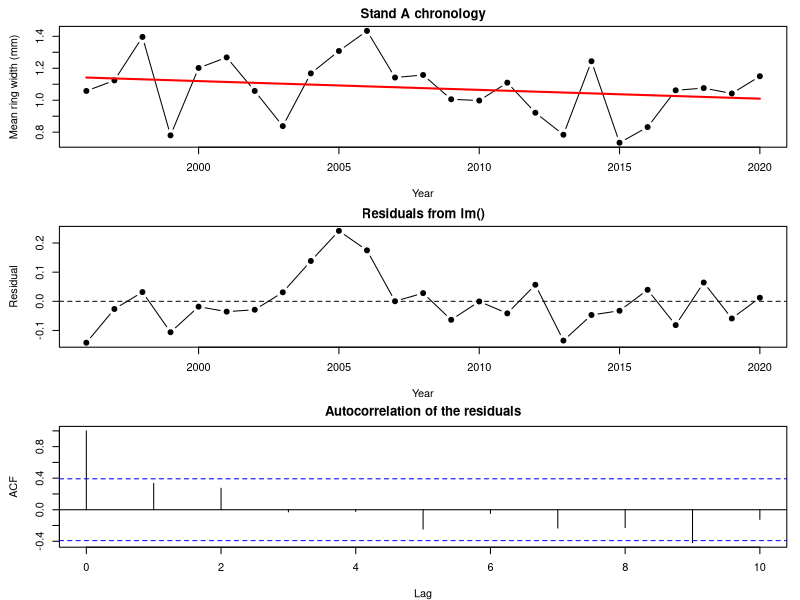
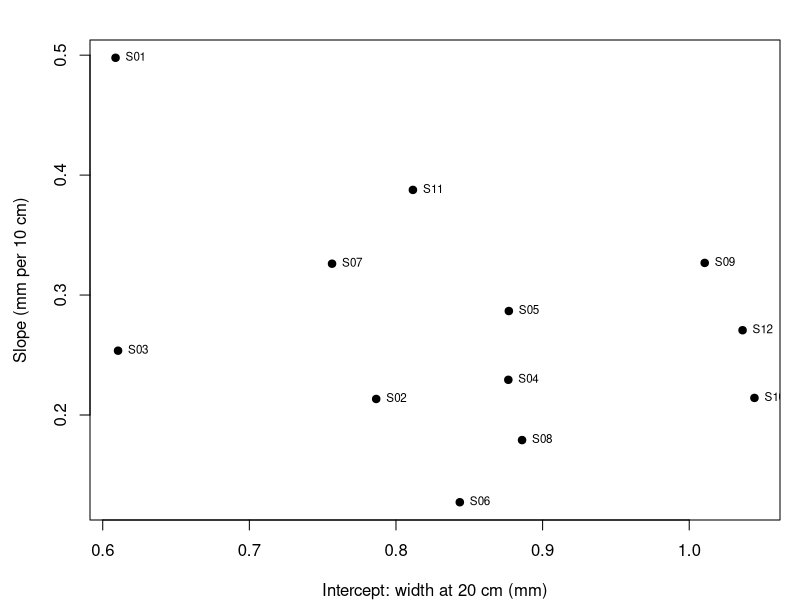
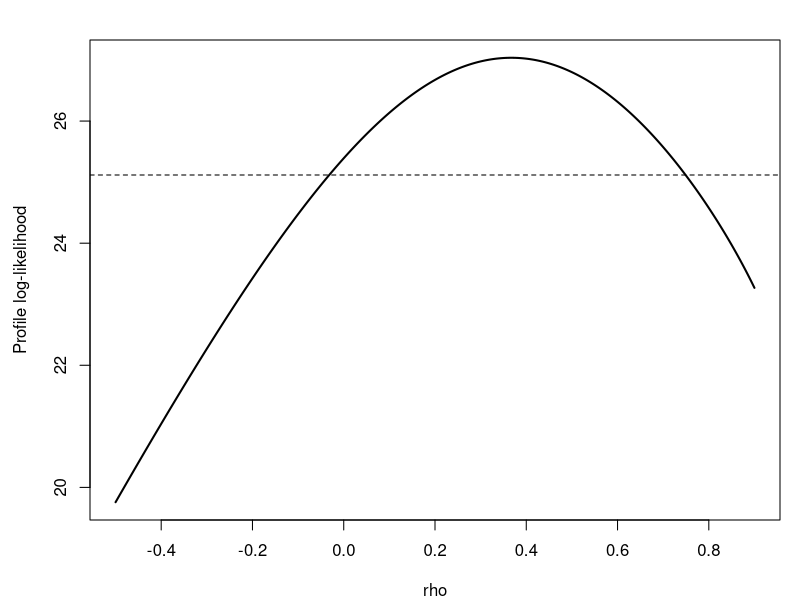

Write the R code that produced these figures, in order.
#  NRES 746, Week 12: autocorrelation and mixed models in R =====
#  Sections match the Week 12 web page. Needs mvtnorm, lme4, nlme, glmmTMB.
#  Package syntax: lecture_notes/NOTES_Reference_MixedModelSyntax.pdf (nlme, lme4, glmmTMB side by side).

# AUTOCORRELATION AND MIXED MODELS IN R ===================================================

rm(list = ls())
library(mvtnorm)

# Pinyon ring-width data ----------------------------------------------------------------

# pinyon ring widths (mm): 4 stands x 5 trees x 25 years; simulated
set.seed(21)
years <- 1996:2020
n_yr <- length(years)
precip <- round(rgamma(n_yr, shape = 9, scale = 22 / 9), 1)   # winter precipitation (cm)
stand_eff <- rnorm(4, 0, 0.12)
ar_dev <- matrix(0, 4, n_yr)            # shared year-to-year deviations within each stand
for (j in 1:4) {
  ar_dev[j, 1] <- rnorm(1, 0, 0.08 / sqrt(1 - 0.6^2))
  for (t in 2:n_yr) ar_dev[j, t] <- 0.6 * ar_dev[j, t - 1] + rnorm(1, 0, 0.08)
}
rings <- expand.grid(year = years, tree = 1:5, stand = LETTERS[1:4])
rings$tree_id <- paste0(rings$stand, rings$tree)
tree_eff <- setNames(rnorm(20, 0, 0.1), unique(rings$tree_id))
j <- match(rings$stand, LETTERS)
t <- match(rings$year, years)
rings$precip <- precip[t]
rings$width <- round(0.35 + stand_eff[j] + tree_eff[rings$tree_id] + 0.025 * rings$precip +
                       ar_dev[cbind(j, t)] + rnorm(nrow(rings), 0, 0.1), 2)

# stand chronologies (mean of 5 trees per stand-year) and tree means (mean over 25 years)
chron <- aggregate(width ~ stand + year + precip, data = rings, FUN = mean)
chron <- chron[order(chron$stand, chron$year), ]
chron$stand <- factor(chron$stand)
tree_means <- aggregate(width ~ stand + tree_id, data = rings, FUN = mean)

# 1. Autocorrelation: AR(1) ---------------------------------------------------------------

chron_a <- chron[chron$stand == "A", ]
chron_a$year_c <- chron_a$year - 2008          # centered year: 0 = 2008
fit_lm_a <- lm(width ~ precip + year_c, data = chron_a)
summary(fit_lm_a)$coefficients
par(mfrow = c(3, 1), mar = c(4, 4.5, 2, 1))
plot(chron_a$year, chron_a$width, type = "b", pch = 19, xlab = "Year",
     ylab = "Mean ring width (mm)", main = "Stand A chronology")
trend <- predict(fit_lm_a, newdata = data.frame(precip = mean(chron_a$precip),
                                                year_c = chron_a$year_c))
lines(chron_a$year, trend, lwd = 2, col = "red")   # year trend at mean precipitation
plot(chron_a$year, resid(fit_lm_a), type = "b", pch = 19, xlab = "Year",
     ylab = "Residual", main = "Residuals from lm()")
abline(h = 0, lty = 2)
acf(resid(fit_lm_a), lag.max = 10, main = "")
title("Autocorrelation of the residuals", line = 0.8)
par(mfrow = c(1, 1))

# lag-1 residual correlation in each stand (stand A's is inside the bounds, +/-0.39)
lag1 <- function(dat) {
  dat$year_c <- dat$year - 2008
  acf(resid(lm(width ~ precip + year_c, data = dat)), plot = FALSE)$acf[2]
}
round(sapply(split(chron, chron$stand), lag1), 2)

# AR(1) covariance: V_st = sigma^2 / (1 - rho^2) * rho^|s - t|
lags <- abs(outer(1:25, 1:25, "-"))
V_ar1 <- function(rho, sigma) sigma^2 / (1 - rho^2) * rho^lags
round(V_ar1(0.6, 0.08)[1:5, 1:5], 4)

# mean: a + b * precip + c * year_c; AR(1) errors with rho = tanh(par[4]), sigma = exp(par[5])
nll_ar1 <- function(par) {
  mu <- par[1] + par[2] * chron_a$precip + par[3] * chron_a$year_c
  V <- V_ar1(tanh(par[4]), exp(par[5]))
  -dmvnorm(chron_a$width, mu, V, log = TRUE)
}
fit_ar1 <- optim(c(coef(fit_lm_a), 0, log(0.1)), nll_ar1, method = "BFGS", hessian = TRUE)
c(a = fit_ar1$par[1], b = fit_ar1$par[2], c = fit_ar1$par[3],
  rho = tanh(fit_ar1$par[4]), sigma = exp(fit_ar1$par[5]))

library(nlme)
fit_gls <- gls(width ~ precip + year_c, data = chron_a,
               correlation = corAR1(form = ~ year), method = "ML")
coef(fit_gls)
coef(fit_gls$modelStruct$corStruct, unconstrained = FALSE)   # rho (nlme calls it Phi)

# trend: estimate, SE, p under independence vs. AR(1) (Hessian SE)
se_ar1 <- sqrt(diag(solve(fit_ar1$hessian)))
summary(fit_lm_a)$coefficients["year_c", ]
c(estimate = fit_ar1$par[3], se = se_ar1[3], p = 2 * pnorm(-abs(fit_ar1$par[3] / se_ar1[3])))

#  [PAUSE] With rho near 0.9, what does one AR(1) series look like? How would you tell it from a slow trend?

# AR errors or a lagged response?
# AR(1) errors rewritten: y_t = a(1 - rho) + rho y_{t-1} + b x_t - rho b x_{t-1} + e_t
chron_a$width_lag <- c(NA, head(chron_a$width, -1))      # last year's width
chron_a$precip_lag <- c(NA, head(chron_a$precip, -1))    # last year's precipitation
fit_lag <- lm(width ~ width_lag + precip + year_c, data = chron_a)
fit_lag_x <- lm(width ~ width_lag + precip + precip_lag + year_c, data = chron_a)
round(coef(fit_lag), 4)          # gamma near 0
round(coef(fit_lag_x), 4)        # gamma near rho; precip_lag near -gamma * beta

# 2. Why these models are harder to fit ---------------------------------------------------

# random intercept for the 20 tree means: V = sigma_b^2 Z Z^T + sigma^2 I
y_tree <- tree_means$width
Z <- model.matrix(~ 0 + stand, data = tree_means)
V_ri <- function(sigma_b, sigma) sigma_b^2 * Z %*% t(Z) + sigma^2 * diag(20)
nll_ri <- function(par) -dmvnorm(y_tree, rep(par[1], 20), V_ri(exp(par[2]), exp(par[3])), log = TRUE)
fit_ri <- optim(c(mean(y_tree), log(0.1), log(0.1)), nll_ri, method = "BFGS")
c(mu = fit_ri$par[1], sigma_b = exp(fit_ri$par[2]), sigma = exp(fit_ri$par[3]))

# milliseconds per NLL evaluation, averaged over 'reps' evaluations
time_nll <- function(n, reps = 10) {
  y <- rnorm(n)
  V <- 0.5^abs(outer(1:n, 1:n, "-"))
  ms <- function(expr) 1000 * system.time(for (i in 1:reps) expr)[["elapsed"]] / reps
  c(n = n, independent = ms(sum(dnorm(y, 0, 1, log = TRUE))),
    mvn = ms(dmvnorm(y, rep(0, n), V, log = TRUE)))
}
set.seed(1)
timings <- t(sapply(c(250, 500, 1000, 2000), time_nll))
timings

# 3. Random slopes ------------------------------------------------------------------------

# drought sensitivity: 12 stands, records of 5-30 years; simulated
# truth: mean intercept 0.9, mean slope 0.25, tau = (0.15, 0.10), rho = -0.6, sigma = 0.12
set.seed(12)
n_years <- rep(c(30, 24, 18, 12, 8, 5), each = 2)        # record length per stand
tau_true <- c(0.15, 0.10)                                 # among-stand SDs: intercept, slope
rho_true <- -0.6
G_true <- diag(tau_true) %*% matrix(c(1, rho_true, rho_true, 1), 2) %*% diag(tau_true)
ab_true <- rmvnorm(12, c(0.9, 0.25), G_true)              # each stand's intercept and slope
stand_names <- sprintf("S%02d", 1:12)
drought <- data.frame(stand = factor(rep(stand_names, n_years)),
                      year = unlist(lapply(n_years, function(n) seq(2021 - n, 2020))))
j <- as.integer(drought$stand)
drought$precip <- round(rgamma(nrow(drought), shape = 9, scale = 22 / 9), 1)
drought$precip10 <- (drought$precip - 20) / 10           # 10-cm units, 0 = 20 cm
drought$width <- round(ab_true[j, 1] + ab_true[j, 2] * drought$precip10 +
                         rnorm(nrow(drought), 0, 0.12), 2)
head(drought)

# no pooling: one least-squares line per stand
nopool <- t(sapply(split(drought, drought$stand), function(s) coef(lm(width ~ precip10, data = s))))
plot(nopool, pch = 19, xlab = "Intercept: width at 20 cm (mm)", ylab = "Slope (mm per 10 cm)")
text(nopool, labels = stand_names, pos = 4, cex = 0.7)

# 4. Mixed models in R --------------------------------------------------------------------

library(lme4)
fit_ri_lmer <- lmer(width ~ precip10 + (1 | stand), data = drought, REML = FALSE)
fit_rs_lmer <- lmer(width ~ precip10 + (precip10 | stand), data = drought, REML = FALSE)
fixef(fit_rs_lmer)
VarCorr(fit_rs_lmer)
AIC(fit_ri_lmer, fit_rs_lmer)
vc_rs <- as.data.frame(VarCorr(fit_rs_lmer))$sdcor        # tau_a, tau_b, rho, sigma

fit_rs_lme <- lme(width ~ precip10, random = ~ precip10 | stand, data = drought, method = "ML")

library(glmmTMB)
fit_rs_tmb <- glmmTMB(width ~ precip10 + (precip10 | stand), data = drought)   # ML by default

# by hand: one MVN block per stand, V_j = Z_j G Z_j^T + sigma^2 I
rows_by_stand <- split(seq_len(nrow(drought)), drought$stand)
nll_rs <- function(par) {
  tau <- exp(par[3:4])
  rho <- tanh(par[5])
  sigma <- exp(par[6])
  G <- matrix(c(tau[1]^2, rho * tau[1] * tau[2], rho * tau[1] * tau[2], tau[2]^2), 2)
  nll <- 0
  for (rows in rows_by_stand) {
    Zj <- cbind(1, drought$precip10[rows])
    Vj <- Zj %*% G %*% t(Zj) + sigma^2 * diag(length(rows))
    nll <- nll - dmvnorm(drought$width[rows], as.vector(Zj %*% par[1:2]), Vj, log = TRUE)
  }
  nll
}
fit_rs_optim <- optim(c(0.9, 0.25, log(0.1), log(0.1), 0, log(0.1)), nll_rs, method = "BFGS")

tmb_sd <- attr(VarCorr(fit_rs_tmb)$cond$stand, "stddev")
lme_vc <- VarCorr(fit_rs_lme)
compare <- rbind(
  optim = c(fit_rs_optim$par[1:2], exp(fit_rs_optim$par[3:4]), tanh(fit_rs_optim$par[5]),
            exp(fit_rs_optim$par[6]), -fit_rs_optim$value),
  lmer = c(fixef(fit_rs_lmer), vc_rs, logLik(fit_rs_lmer)),
  lme = c(fixef(fit_rs_lme), as.numeric(lme_vc[1:2, "StdDev"]), as.numeric(lme_vc[2, "Corr"]),
          fit_rs_lme$sigma, logLik(fit_rs_lme)),
  glmmTMB = c(fixef(fit_rs_tmb)$cond, tmb_sd,
              attr(VarCorr(fit_rs_tmb)$cond$stand, "correlation")[1, 2],
              sigma(fit_rs_tmb), logLik(fit_rs_tmb)))
colnames(compare) <- c("mu_a", "mu_b", "tau_a", "tau_b", "rho", "sigma", "logLik")
round(compare, 4)

# Discussion: the four short-record stands alone
short <- droplevels(drought[drought$stand %in% c("S09", "S10", "S11", "S12"), ])
fit_short <- lmer(width ~ precip10 + (precip10 | stand), data = short, REML = FALSE)
VarCorr(fit_short)

# Bonus: AR(1) by generalized least squares ----------------------------------------------

# for fixed rho: beta = (X'R^-1 X)^-1 X'R^-1 y, sigma^2 = r'R^-1 r / n; then search over rho alone
X_a <- cbind(1, chron_a$precip, chron_a$year_c)
y_a <- chron_a$width
n_a <- length(y_a)

gls_profile <- function(rho) {
  R <- rho^lags / (1 - rho^2)
  R_inv <- solve(R)
  beta <- solve(t(X_a) %*% R_inv %*% X_a, t(X_a) %*% R_inv %*% y_a)
  r <- as.vector(y_a - X_a %*% beta)
  sigma2 <- as.numeric(t(r) %*% R_inv %*% r) / n_a
  list(beta = as.vector(beta), sigma = sqrt(sigma2),
       loglik = dmvnorm(y_a, as.vector(X_a %*% beta), sigma2 * R, log = TRUE))
}
rho_gls <- optimize(function(rho) -gls_profile(rho)$loglik, c(-0.95, 0.95))$minimum
rho_gls
gls_profile(rho_gls)          # matches optim() and gls(); gls() reports sigma / sqrt(1 - rho^2)

# profile likelihood and approximate 95% interval for rho
rho_seq <- seq(-0.5, 0.9, by = 0.005)
ll_seq <- sapply(rho_seq, function(r) gls_profile(r)$loglik)
range(rho_seq[ll_seq > max(ll_seq) - 1.92])
plot(rho_seq, ll_seq, type = "l", lwd = 2, xlab = "rho", ylab = "Profile log-likelihood")
abline(h = max(ll_seq) - 1.92, lty = 2)

# Bonus: a random intercept and AR(1) together -------------------------------------------

Z_chron <- model.matrix(~ 0 + stand, data = chron)
V_combined <- function(sigma_b, rho, sigma) {
  sigma_b^2 * Z_chron %*% t(Z_chron) + kronecker(diag(4), V_ar1(rho, sigma))
}
nll_combined <- function(par) {
  mu <- par[1] + par[2] * chron$precip
  V <- V_combined(exp(par[3]), tanh(par[4]), exp(par[5]))
  -dmvnorm(chron$width, mu, V, log = TRUE)
}
fit_comb <- optim(c(0.4, 0.02, log(0.1), 0, log(0.1)), nll_combined, method = "BFGS",
                  control = list(maxit = 1000))
c(a = fit_comb$par[1], b = fit_comb$par[2], sigma_b = exp(fit_comb$par[3]),
  rho = tanh(fit_comb$par[4]), sigma = exp(fit_comb$par[5]))

fit_lme <- lme(width ~ precip, random = ~ 1 | stand, data = chron,
               correlation = corAR1(form = ~ year | stand), method = "ML")
fixef(fit_lme)
coef(fit_lme$modelStruct$corStruct, unconstrained = FALSE)
c(-fit_comb$value, logLik(fit_lme))       # same maximized log-likelihood

# Bonus: a Poisson GLMM by hand ----------------------------------------------------------

# marginal moments: mu = exp(b0 + b1 x + sigma_b^2 / 2); Var = mu + mu^2 (exp(sigma_b^2) - 1)
mu_glmm <- exp(1.5 + 0.5^2 / 2)               # vigor 0, beta0 = 1.5, sigma_b = 0.5
moments <- c(mean = mu_glmm, var = mu_glmm + mu_glmm^2 * (exp(0.5^2) - 1), cov = mu_glmm^2 * (exp(0.5^2) - 1))

set.seed(746)
b_sim <- rnorm(1e5, 0, 0.5)                  # 100,000 stands, two trees each
y_tree1 <- rpois(1e5, exp(1.5 + b_sim))
y_tree2 <- rpois(1e5, exp(1.5 + b_sim))
rbind(formula = moments, simulation = c(mean(y_tree1), var(y_tree1), cov(y_tree1, y_tree2)))
moments[3] / moments[2]                  # within-stand correlation

# cones on 8 trees per stand; log(lambda) = b0 + b1 * vigor + b_j; simulated
set.seed(12)
cones <- data.frame(stand = factor(rep(stand_names, each = 8)),
                    vigor = round(rnorm(96), 2))
b_stand <- rnorm(12, 0, 0.5)
cones$count <- rpois(96, exp(1.5 + 0.4 * cones$vigor + b_stand[as.integer(cones$stand)]))

# each stand's likelihood integrates over its random intercept b
nll_glmm <- function(par) {
  sigma_b <- exp(par[3])
  nll <- 0
  for (g in split(cones, cones$stand)) {
    stand_lik <- function(b) {
      sapply(b, function(bi) exp(sum(dpois(g$count, exp(par[1] + par[2] * g$vigor + bi), log = TRUE)))) *
        dnorm(b, 0, sigma_b)
    }
    nll <- nll - log(integrate(stand_lik, -Inf, Inf)$value)
  }
  nll
}
fit_glmm <- optim(c(1, 0, log(0.3)), nll_glmm, method = "BFGS")
fit_glmm_tmb <- glmmTMB(count ~ vigor + (1 | stand), family = poisson, data = cones)
rbind(integrate = c(fit_glmm$par[1:2], exp(fit_glmm$par[3]), -fit_glmm$value),
      glmmTMB = c(fixef(fit_glmm_tmb)$cond, attr(VarCorr(fit_glmm_tmb)$cond$stand, "stddev"),
                  logLik(fit_glmm_tmb)))

# BAYESIAN HIERARCHICAL MODELS ===========================================================
# moved to lecture_notes/CODE_Week13_HierarchicalModelsAndGAMs.R (Week 13 page)
